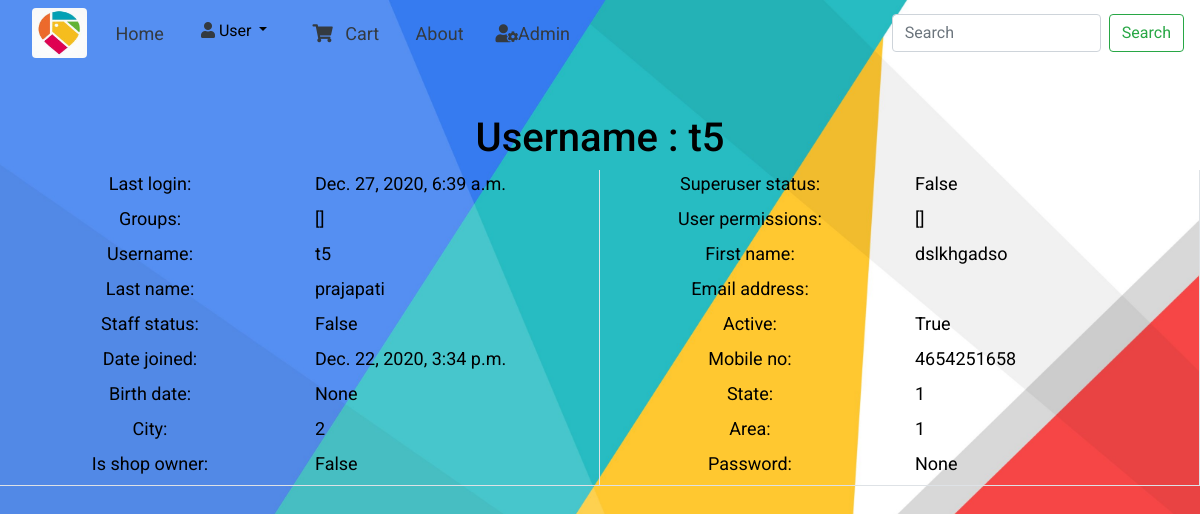
Page /user/show_data/6/ (signed in) on the committed database.
### appuser/models.py (models this page shows)
class OWNUSER(AbstractUser):
    mobile_no = models.CharField(blank = False, max_length=50)
    birth_date = models.DateField(null=True, blank=True)
    state = models.ForeignKey(State,on_delete=models.CASCADE,null=True)
    city = models.ForeignKey(City,on_delete=models.CASCADE,null=True)
    area = models.ForeignKey(Area,on_delete=models.CASCADE,null=True)
    is_shop_owner = models.BooleanField(default = False)

### appuser/views.py (the view)
# urls.py: path('show_data/<str:id>/',show_data,name="show_data"),
def show_data(request,id):
    if request.user.is_authenticated:
        data = OWNUSER.objects.get(pk=id)
        form = AdminProfileForm(instance=data)
        context = {'form':form}
        return render(request,'appuser/user_data.html',context)
    else:
        return redirect('Login')

### appuser/forms.py
class AdminProfileForm(UserChangeForm):
    class Meta:
        model = OWNUSER
        fields = '__all__'
        exclude = ['password']

### templates/appuser/user_data.html (shortened to what this page needs)
{% extends "../base.html" %}
{% block content %}
    <h1 class="text-center mt-5"> Username : {{ form.username.value }}</h1>
    <form method="POST">
        <div class="row border-bottom">
            {% for field in form %}
            <div class="col-md-3 text-center">
                {{ field.label_tag }}
            </div>
            <div class="col-md-3 border-right ">
                {{ field.value }}
            </div><br>
            {% endfor %}
        </form>
    </div>
{% endblock content %}

### static/css/base.css (style rules this page uses)
body { font-family: 'Roboto', sans-serif; font-size: large; }

### rows in the picture
OWNUSER: username.value "t5", value "t5" "dslkhgadso" "prajapati" "4654251658"

### other values in the picture
{{ field.label_tag }} "Last login:" "Superuser status:" "Groups:" "User permissions:" "Username:" "First name:" "Last name:" "Email address:" "Staff status:" "Active:" "Date joined:" "Mobile no:" "Birth date:" "State:" "City:" "Area:" "Is shop owner:" "Password:"
{{ field.value }} "Dec. 27, 2020, 6:39 a.m." "False" "[]" "[]" "False" "True" "Dec. 22, 2020, 3:34 p.m." "None" "1" "2" "1" "False" "None"
